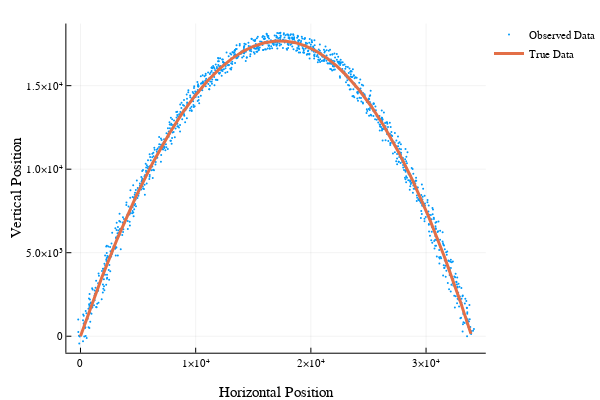

The notebook cell saved with this chart:
### Markdown cell above
### Ploting both the observed data and true data for position $(s_x(k), s_y(k))$

### Code cell
plot(YOut[1,:],YOut[2,:],  label="Observed Data",  xlabel="Horizontal Position",ylabel="Vertical Position",markersize=1,markerstrokewidth=0,t=[:scatter])
plot!(XTOut[1,:],XTOut[2,:], label="True Data",linewidth=3)

### Figure 1 — Plotly figure (JSON) as saved in the notebook; plotly's stock layout.template omitted (floating-point values rounded to 4 significant figures; data arrays with more than 128 entries replaced by an {"elided": "..."} marker saying what was removed)
{"data": [{"colorbar": {"title": ""}, "hoverinfo": "text", "legendgroup": "Observed Data", "marker": {"color": "rgba(0, 154, 250, 1.000)", "line": {"color": "rgba(0, 0, 0, 1.000)", "width": 0}, "size": 2, "symbol": "circle"}, "mode": "markers", "name": "Observed Data", "showlegend": true, "text": {"elided": "1200 null values"}, "type": "scatter", "x": {"elided": "1200 float values"}, "xaxis": "x1", "y": {"elided": "1200 float values"}, "yaxis": "y1", "zmax": null, "zmin": null}, {"colorbar": {"title": ""}, "hoverinfo": "text", "legendgroup": "True Data", "line": {"color": "rgba(227, 111, 71, 1.000)", "dash": "solid", "shape": "linear", "width": 3}, "mode": "lines", "name": "True Data", "showlegend": true, "text": {"elided": "1200 null values"}, "type": "scatter", "x": {"elided": "1200 float values"}, "xaxis": "x1", "y": {"elided": "1200 float values"}, "yaxis": "y1", "zmax": null, "zmin": null}], "layout": {"annotations": [], "height": 400, "legend": {"bgcolor": "rgba(255, 255, 255, 1.000)", "bordercolor": "rgba(0, 0, 0, 1.000)", "font": {"color": "rgba(0, 0, 0, 1.000)", "family": "sans-serif", "size": 11}, "tracegroupgap": 0, "x": 1, "y": 1}, "margin": {"b": 20, "l": 0, "r": 0, "t": 20}, "paper_bgcolor": "rgba(255, 255, 255, 1.000)", "plot_bgcolor": "rgba(255, 255, 255, 1.000)", "showlegend": true, "width": 600, "xaxis": {"anchor": "y1", "domain": [0.1357, 0.9934], "gridcolor": "rgba(0, 0, 0, 0.100)", "gridwidth": 0.5, "linecolor": "rgba(0, 0, 0, 1.000)", "mirror": false, "range": [-1225.0, 35190.0], "showgrid": true, "showline": true, "showticklabels": true, "tickangle": 0, "tickcolor": "rgb(0, 0, 0)", "tickfont": {"color": "rgba(0, 0, 0, 1.000)", "family": "sans-serif", "size": 11}, "tickmode": "array", "ticks": "inside", "ticktext": ["0", "1×10⁴", "2×10⁴", "3×10⁴"], "tickvals": [0, 10000, 20000, 30000], "title": "Horizontal Position", "titlefont": {"color": "rgba(0, 0, 0, 1.000)", "family": "sans-serif", "size": 15}, "type": "-", "visible": true, "zeroline": false, "zerolinecolor": "rgba(0, 0, 0, 1.000)"}, "yaxis": {"anchor": "x1", "domain": [0.07581, 0.9902], "gridcolor": "rgba(0, 0, 0, 0.100)", "gridwidth": 0.5, "linecolor": "rgba(0, 0, 0, 1.000)", "mirror": false, "range": [-986.3, 18720.0], "showgrid": true, "showline": true, "showticklabels": true, "tickangle": 0, "tickcolor": "rgb(0, 0, 0)", "tickfont": {"color": "rgba(0, 0, 0, 1.000)", "family": "sans-serif", "size": 11}, "tickmode": "array", "ticks": "inside", "ticktext": ["0", "5.0×10³", "1.0×10⁴", "1.5×10⁴"], "tickvals": [0, 5000, 10000, 15000], "title": "Vertical Position", "titlefont": {"color": "rgba(0, 0, 0, 1.000)", "family": "sans-serif", "size": 15}, "type": "-", "visible": true, "zeroline": false, "zerolinecolor": "rgba(0, 0, 0, 1.000)"}}}
